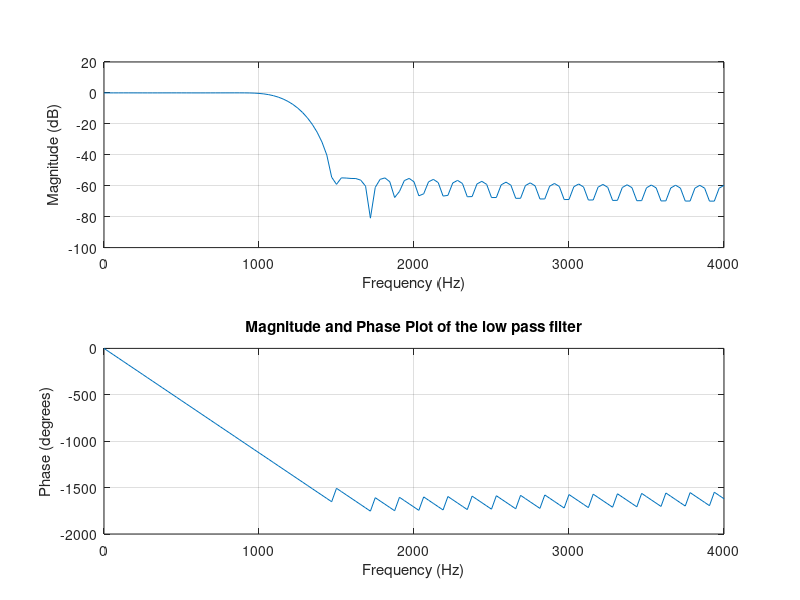
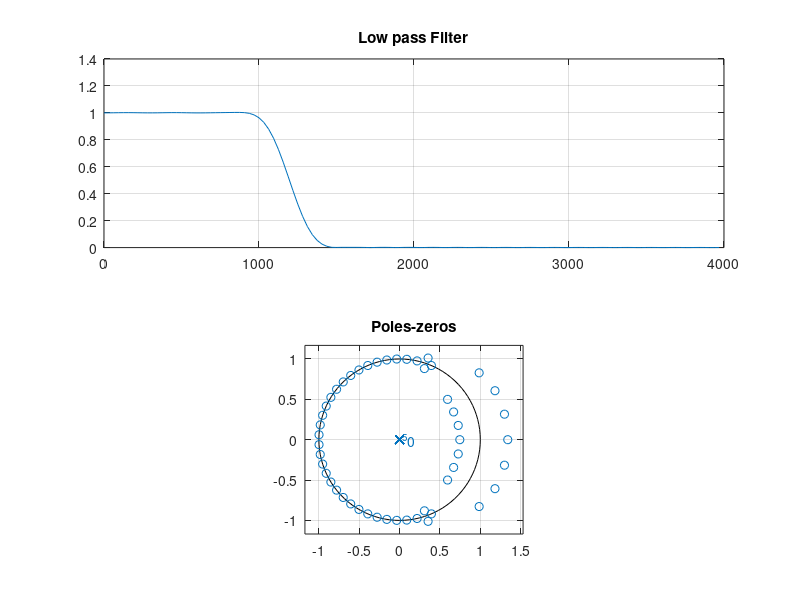

These figures' MATLAB source, in order:
%Suppose out target is to pass all frequencies below 1200 Hz
clc;
close all;
fs=8000; % sampling frequency
n=50; % order of the filter
w=1200/ (fs/2); %normalized digital  frequecy 
b=fir1(n,w,'low'); % Zeros of the filter



freqz(b,1,128,8000); % Magnitude and Phase Plot of the filter
grid on;
title('Magnitude and Phase Plot of the low pass filter');

figure(2)

[h,w]=freqz(b,1,128,8000);
subplot(211);

plot(w,abs(h)); % Normalized Magnitude Plot
grid on;
title('Low pass Filter');

%figure(3)
subplot(212);

zplane(b,1);
title('Poles-zeros');

